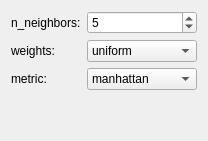
       <widget class="QWidget" name="kNN">
        <layout class="QVBoxLayout" name="verticalLayout_15">
         <item>
          <layout class="QFormLayout" name="knnParamLayout">
           <item row="0" column="0">
            <widget class="QLabel" name="knnNumNgbrLabel">
             <property name="text">
              <string>n_neighbors:</string>
             </property>
            </widget>
           </item>
           <item row="0" column="1">
            <widget class="QSpinBox" name="knnNumNgbrSBox">
             <property name="minimum">
              <number>1</number>
             </property>
             <property name="maximum">
              <number>20</number>
             </property>
             <property name="value">
              <number>5</number>
             </property>
            </widget>
           </item>
           <item row="1" column="0">
            <widget class="QLabel" name="knnWgtLabel">
             <property name="text">
              <string>weights:</string>
             </property>
            </widget>
           </item>
           <item row="1" column="1">
            <widget class="QComboBox" name="knnWgtCBox">
             <property name="sizeAdjustPolicy">
              <enum>QComboBox::AdjustToMinimumContentsLength</enum>
             </property>
             <property name="minimumContentsLength">
              <number>10</number>
             </property>
             <item>
              <property name="text">
               <string>uniform</string>
              </property>
             </item>
             <item>
              <property name="text">
               <string>distance</string>
              </property>
             </item>
            </widget>
           </item>
           <item row="2" column="0">
            <widget class="QLabel" name="knnMetricLabel">
             <property name="text">
              <string>metric:</string>
             </property>
            </widget>
           </item>
           <item row="2" column="1">
            <widget class="QComboBox" name="knnMetricCBox">
             <property name="sizeAdjustPolicy">
              <enum>QComboBox::AdjustToMinimumContentsLength</enum>
             </property>
             <property name="minimumContentsLength">
              <number>10</number>
             </property>
             <item>
              <property name="text">
               <string>manhattan</string>
              </property>
             </item>
             <item>
              <property name="text">
               <string>euclidean</string>
              </property>
             </item>
            </widget>
           </item>
          </layout>
         </item>
         <item>
          <spacer name="knnSpacer">
           <property name="orientation">
            <enum>Qt::Vertical</enum>
           </property>
           <property name="sizeHint" stdset="0">
            <size>
             <width>20</width>
             <height>40</height>
            </size>
           </property>
          </spacer>
         </item>
        </layout>
       </widget>
